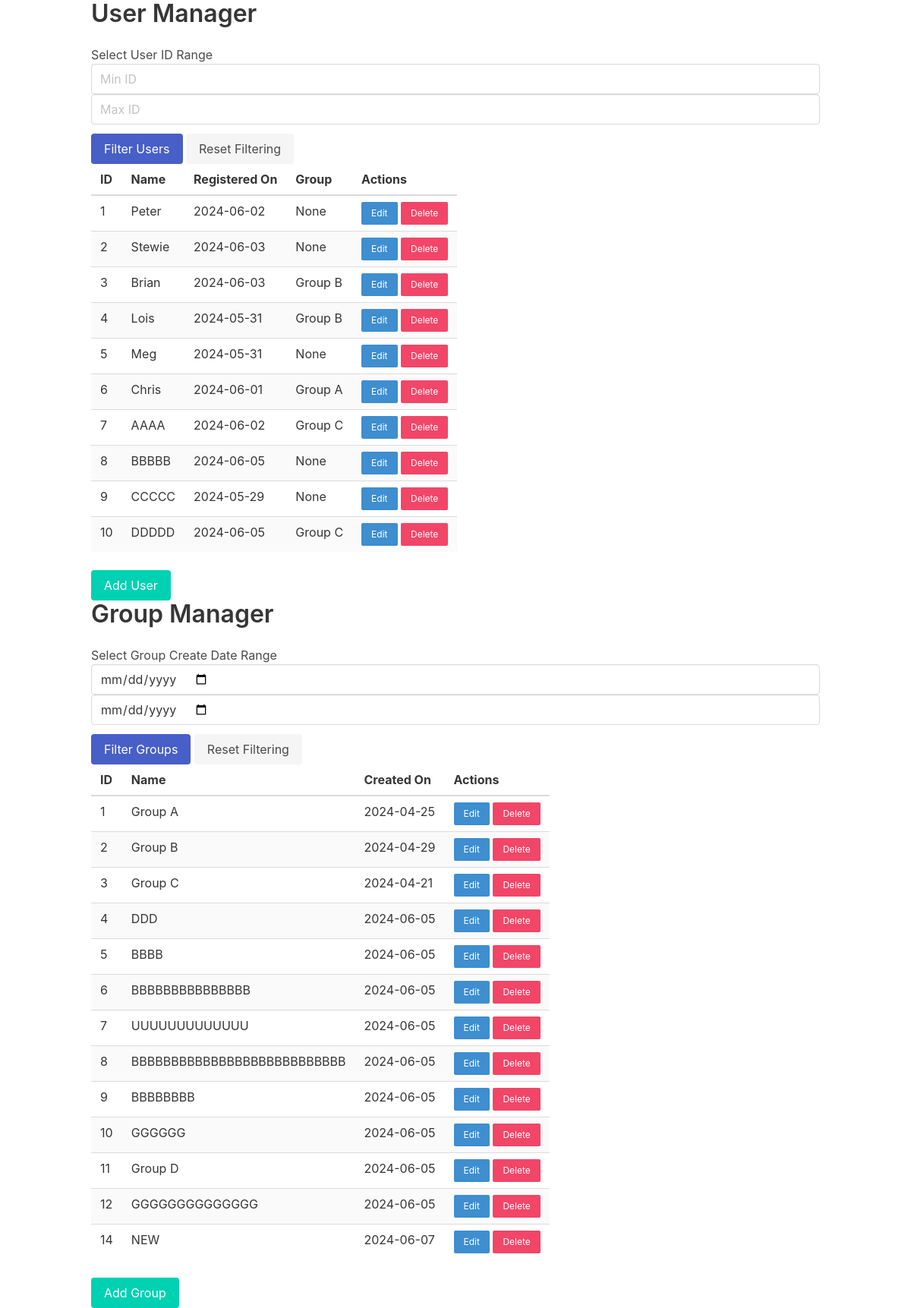
The page / on the database its author committed.
### app.py (models this page shows)
class User(db.Model):
    id = db.Column(db.Integer, primary_key=True)
    name = db.Column(db.String(80), nullable=False)
    registered_on = db.Column(db.DateTime, default=datetime.now(timezone.utc))
    group_id = db.Column(db.Integer, db.ForeignKey('group.id'), nullable=True)
    group = db.relationship('Group', backref=db.backref('users', lazy=True))

class Group(db.Model):
    id = db.Column(db.Integer, primary_key=True)
    name = db.Column(db.String(80), nullable=False)
    created_on = db.Column(db.DateTime, default=datetime.now(timezone.utc))

### app.py (the view)
@app.route('/')
def index():
    user_min_id = request.args.get('min_id', default=1, type=int)
    user_max_id = request.args.get('max_id', default=999999, type=int)
    group_start_date = request.args.get(
        'start_date', default='2000-01-01', type=str)
    group_end_date = request.args.get(
        'end_date', default=datetime.today().strftime('%Y-%m-%d'), type=str)
    filtered_users = User.query.filter(User.id.between(user_min_id, user_max_id)).all()
    filtered_groups = Group.query.filter(Group.created_on.between(group_start_date, group_end_date)).all()
    return render_template('index.html', users=filtered_users, groups=filtered_groups)

### templates/index.html (shortened to what this page needs)
<!doctype html>
<html lang="en">
<head>
    <link rel="stylesheet" href="https://cdnjs.cloudflare.com/ajax/libs/bulma/0.9.3/css/bulma.min.css">
</head>
<body>
    <div class="container">
        <h1 class="title">User Manager</h1>
        <h2>Select User ID Range</h2>
        <form action="{{ url_for('index') }}" method="get">
            <div class="field">
                <div class="control">
                    <input class="input" type="number" name="min_id" value="{{ user_min_id }}" placeholder="Min ID"  title="min id" required>
                    <input class="input" type="number" name="max_id" value="{{ user_max_id }}" placeholder="Max ID"  title="max id" required>
                </div>
            </div>
            <div class="control">
                <button class="button is-link" type="submit">Filter Users</button>
                <a href="{{ url_for('index') }}" class="button is-light">Reset Filtering</a>
            </div>
        </form>
        <table class="table is-striped">
            <thead>
                <tr>
                    <th>ID</th>
                    <th>Name</th>
                    <th>Registered On</th>
                    <th>Group</th>
                    <th>Actions</th>
                </tr>
            </thead>
            <tbody>
                {% for user in users %}
                    {% set registered_date = user.registered_on.strftime('%Y-%m-%d') %}
                    {% set user_group_id = user.group.id if user.group else 'None' %}
                    <tr>
                        <td>{{ user.id }}</td>
                        <td>{{ user.name }}</td>
                        <td>{{ registered_date }}</td>
                        <td>{{ user.group.name if user.group else 'None' }}</td>
                        <td id="actions">
                            <button class="button is-small is-info" onclick="openUserModal({{ user.id }}, '{{ user.name }}', '{{ registered_date }}', {{ user_group_id }}, 'edit')">Edit</button>
                            <button class="button is-small is-danger" onclick="deleteUser({{ user.id }})">Delete</button>
                        </td>
                    </tr>
                {% endfor %}
            </tbody>
        </table>
        <button class="button is-primary" onclick="openUserModal(null, '', '', '', 'add')">Add User</button>
        <h1 class="title">Group Manager</h1>
        <h2>Select Group Create Date Range</h2>
        <form action="{{ url_for('index') }}" method="get">
            <div class="field">
                <div class="control">
                    <input class="input" type="date" name="start_date" value="{{ group_start_date }}" title="start date" required>
                    <input class="input" type="date" name="end_date" value="{{ group_end_date }}" title="end date" required>
                </div>
            </div>
            <div class="control">
                <button class="button is-link" type="submit">Filter Groups</button>
                <a href="{{ url_for('index') }}" class="button is-light">Reset Filtering</a>
            </div>
        </form>
        <table class="table is-striped">
            <thead>
                <tr>
                    <th>ID</th>
                    <th>Name</th>
                    <th>Created On</th>
                    <th>Actions</th>
                </tr>
            </thead>
            <tbody>
                {% for group in groups %}
                    {% set created_date = group.created_on.strftime('%Y-%m-%d') %}
                    <tr>
                        <td>{{ group.id }}</td>
                        <td>{{ group.name }}</td>
                        <td>{{ created_date }}</td>
                        <td id="actions">
                            <button class="button is-small is-info" onclick="openGroupModal({{ group.id }}, '{{ group.name }}', '{{ created_date }}', 'edit')">Edit</button>
                            <button class="button is-small is-danger" onclick="deleteGroup({{ group.id }})">Delete</button>
                        </td>
                    </tr>
                {% endfor %}
            </tbody>
        </table>
        <button class="button is-primary" onclick="openGroupModal(null, '', '', 'add')">Add Group</button>
    </div>
</body>
</html>

### rows shown on the page
User: id "1", name "Peter", registered_on "2024-06-02", group "None"
User: id "2", name "Stewie", registered_on "2024-06-03", group "None"
User: id "3", name "Brian", registered_on "2024-06-03", group "Group B"
User: id "4", name "Lois", registered_on "2024-05-31", group "Group B"
User: id "5", name "Meg", registered_on "2024-05-31", group "None"
User: id "6", name "Chris", registered_on "2024-06-01", group "Group A"
User: id "7", name "AAAA", registered_on "2024-06-02", group "Group C"
User: id "8", name "BBBBB", registered_on "2024-06-05", group "None"
User: id "9", name "CCCCC", registered_on "2024-05-29", group "None"
User: id "10", name "DDDDD", registered_on "2024-06-05", group "Group C"
Group: id "1", name "Group A", created_on "2024-04-25"
Group: id "2", name "Group B", created_on "2024-04-29"
Group: id "3", name "Group C", created_on "2024-04-21"
Group: id "4", name "DDD", created_on "2024-06-05"
Group: id "5", name "BBBB", created_on "2024-06-05"
Group: id "6", name "BBBBBBBBBBBBBBB", created_on "2024-06-05"
Group: id "7", name "UUUUUUUUUUUUU", created_on "2024-06-05"
Group: id "8", name "BBBBBBBBBBBBBBBBBBBBBBBBBBB", created_on "2024-06-05"
Group: id "9", name "BBBBBBBB", created_on "2024-06-05"
Group: id "10", name "GGGGGG", created_on "2024-06-05"
Group: id "11", name "Group D", created_on "2024-06-05"
Group: id "12", name "GGGGGGGGGGGGGG", created_on "2024-06-05"
Group: id "14", name "NEW", created_on "2024-06-07"
